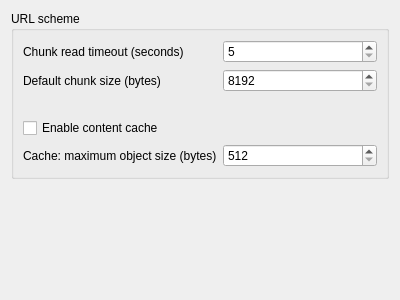
<?xml version="1.0" encoding="UTF-8"?>
<ui version="4.0">
 <class>SettingsForm</class>
 <widget class="QWidget" name="SettingsForm">
  <property name="geometry">
   <rect>
    <x>0</x>
    <y>0</y>
    <width>400</width>
    <height>300</height>
   </rect>
  </property>
  <property name="windowTitle">
   <string>Form</string>
  </property>
  <layout class="QVBoxLayout" name="verticalLayout_2">
   <item>
    <layout class="QVBoxLayout" name="verticalLayout">
     <item>
      <widget class="QGroupBox" name="groupBoxMain">
       <property name="title">
        <string>URL scheme</string>
       </property>
       <layout class="QGridLayout" name="gridLayout_2">
        <item row="0" column="0">
         <layout class="QGridLayout" name="gridLayout">
          <item row="0" column="1">
           <widget class="QSpinBox" name="chunkReadTimeout">
            <property name="minimum">
             <number>5</number>
            </property>
            <property name="maximum">
             <number>360</number>
            </property>
            <property name="singleStep">
             <number>5</number>
            </property>
           </widget>
          </item>
          <item row="2" column="0">
           <spacer name="verticalSpacer_2">
            <property name="orientation">
             <enum>Qt::Vertical</enum>
            </property>
            <property name="sizeType">
             <enum>QSizePolicy::Maximum</enum>
            </property>
            <property name="sizeHint" stdset="0">
             <size>
              <width>20</width>
              <height>20</height>
             </size>
            </property>
           </spacer>
          </item>
          <item row="1" column="1">
           <widget class="QSpinBox" name="chunkSizeDefault">
            <property name="minimum">
             <number>8192</number>
            </property>
            <property name="maximum">
             <number>6553500</number>
            </property>
            <property name="singleStep">
             <number>512</number>
            </property>
           </widget>
          </item>
          <item row="1" column="0">
           <widget class="QLabel" name="label_3">
            <property name="text">
             <string>Default chunk size (bytes)</string>
            </property>
           </widget>
          </item>
          <item row="3" column="0">
           <widget class="QCheckBox" name="contentCacheEnable">
            <property name="toolTip">
             <string>&lt;html&gt;&lt;head/&gt;&lt;body&gt;&lt;p&gt;&lt;span style=&quot; font-size:10pt;&quot;&gt;Enable object caching for certain MIME types&lt;/span&gt;&lt;/p&gt;&lt;/body&gt;&lt;/html&gt;</string>
            </property>
            <property name="text">
             <string>Enable content cache</string>
            </property>
           </widget>
          </item>
          <item row="0" column="0">
           <widget class="QLabel" name="label_2">
            <property name="text">
             <string>Chunk read timeout (seconds)</string>
            </property>
           </widget>
          </item>
          <item row="4" column="0">
           <widget class="QLabel" name="label">
            <property name="text">
             <string>Cache: maximum object size (bytes)</string>
            </property>
           </widget>
          </item>
          <item row="4" column="1">
           <widget class="QSpinBox" name="contentCacheMaxObjectSize">
            <property name="minimum">
             <number>512</number>
            </property>
            <property name="maximum">
             <number>10485760</number>
            </property>
            <property name="singleStep">
             <number>256</number>
            </property>
           </widget>
          </item>
         </layout>
        </item>
       </layout>
      </widget>
     </item>
     <item>
      <spacer name="verticalSpacer">
       <property name="orientation">
        <enum>Qt::Vertical</enum>
       </property>
       <property name="sizeHint" stdset="0">
        <size>
         <width>20</width>
         <height>40</height>
        </size>
       </property>
      </spacer>
     </item>
    </layout>
   </item>
  </layout>
 </widget>
 <resources/>
 <connections/>
</ui>
